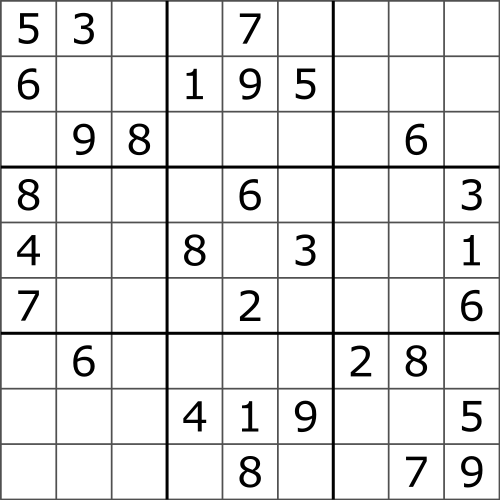
#> input picture examples/imooc496/chess.png, 500 x 500 px
$ python 8-9.py   (older library calls are emulated)
#> lines starting #> are read from the running program, lines starting #| are printed output that depends on the picture; after the words box and inside, x2 and y2 are one past the last pixel; in counts of white or black regions, pixels touching at a corner belong together
import cv2

img = cv2.imread('chess.png')
#> img is the input picture: shape (500, 500, 3); min 0, max 255, mean 231.8
d1 = cv2.Scharr(img, cv2.CV_64F, 1, 0)
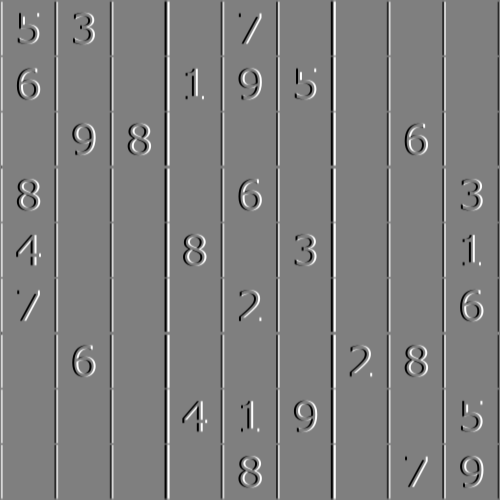
#> d1: shape (500, 500, 3) float64; min -4080, max 4080, mean 1.9; drawn with min black and max white
d2 = cv2.Scharr(img, cv2.CV_64F, 0, 1)
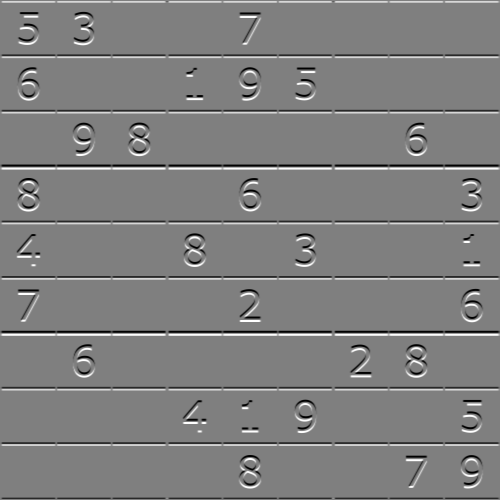
#> d2: shape (500, 500, 3) float64; min -4080, max 4080, mean 1.9; drawn with min black and max white
dst = cv2.add(d1, d2)
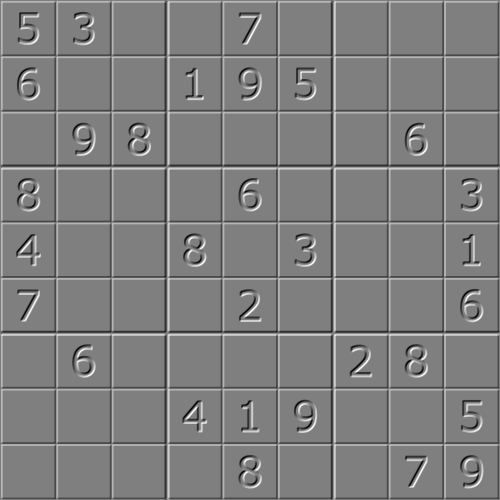
#> dst: shape (500, 500, 3) float64; min -6630, max 6620, mean 3.7; drawn with min black and max white

cv2.imshow('img', img)
cv2.imshow('d1', d1)
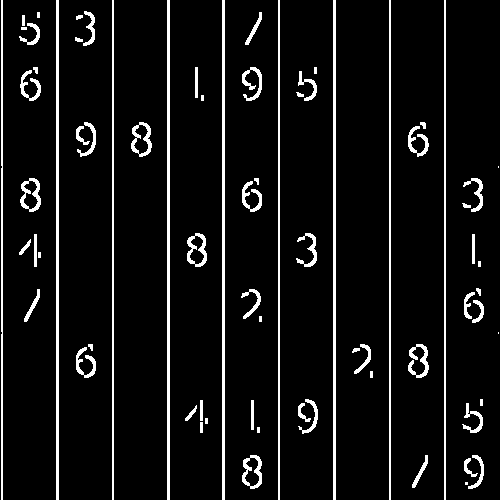
#> window 'd1': shape (500, 500, 3); 7.1% white; 71 white regions (11 under 20 px), largest, box (x1, y1, x2, y2) and area: (56, 0, 59, 500) 1500, (167, 0, 170, 500) 1500, (222, 0, 225, 500) 1500
cv2.imshow('d2', d2)
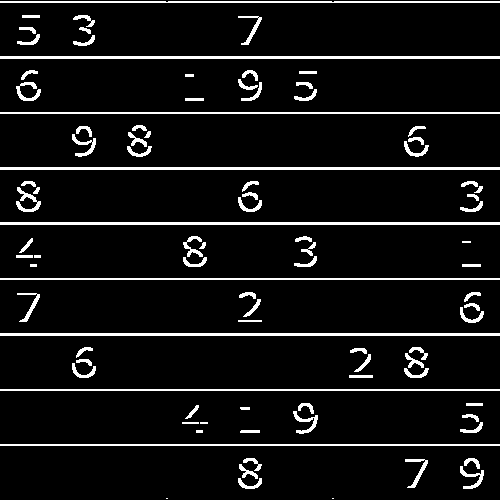
#> window 'd2': shape (500, 500, 3); 7.1% white; 92 white regions (4 under 20 px), largest, box (x1, y1, x2, y2) and area: (0, 56, 500, 59) 1500, (0, 167, 500, 170) 1500, (0, 222, 500, 225) 1500
cv2.imshow('dst', dst)
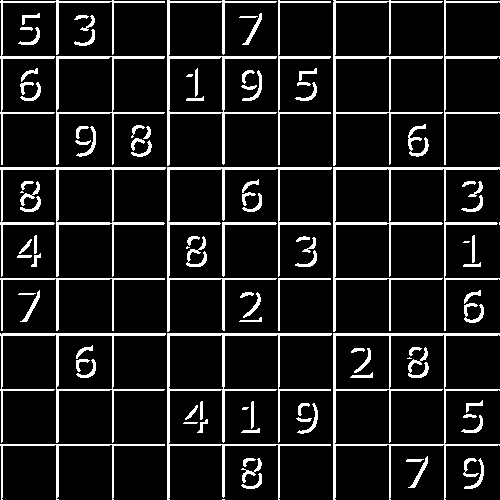
#> window 'dst': shape (500, 500, 3); 11.2% white; 105 white regions (8 under 20 px), largest, box (x1, y1, x2, y2) and area: (333, 167, 500, 332) 2395, (167, 333, 332, 500) 2395, (333, 333, 500, 500) 2265

key = cv2.waitKey(0)
#> (key q is pressed here)
if key & 0xFF == ord('q'):
    cv2.destroyAllWindows()

# Scharr: https://t.ly/Rtef
